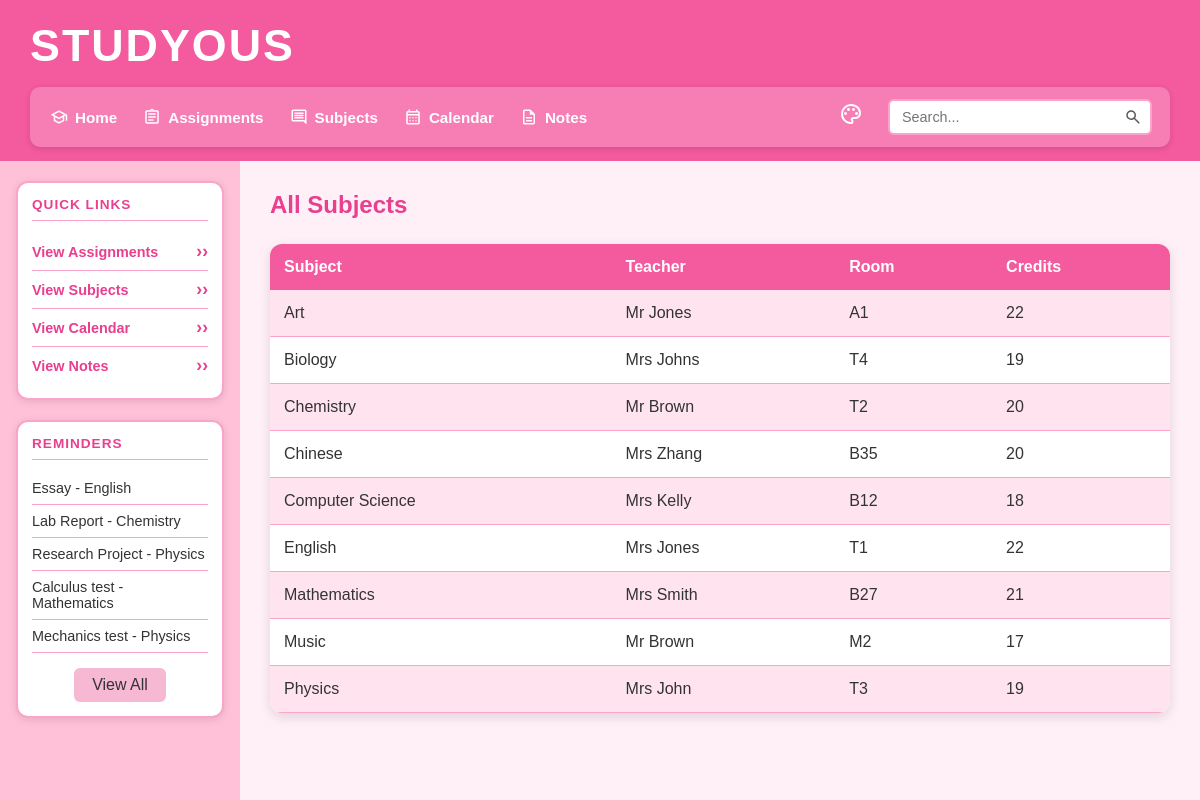
The page /subjects on the database as committed earlier.
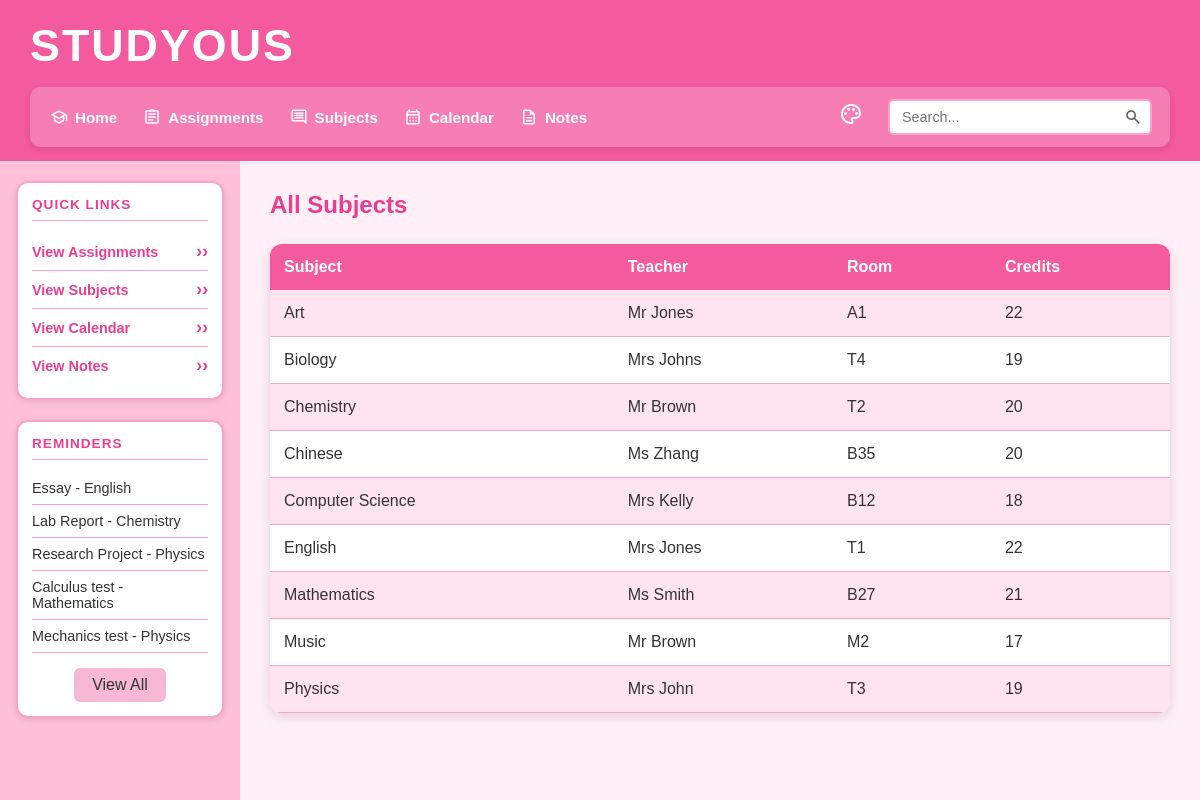
The same page on the database as committed later.
### tables this page shows
CREATE TABLE assignments (id INTEGER PRIMARY KEY AUTOINCREMENT, subject_id INTEGER REFERENCES subjects (id) NOT NULL, user_id INTEGER REFERENCES users (id) NOT NULL, assignment_name TEXT NOT NULL, due_date TEXT (19) NOT NULL, priority TEXT NOT NULL CHECK ((priority IN ('Low', 'Medium', 'High'))), status TEXT (25) DEFAULT ('Not Started'), notes TEXT, created_at TEXT (19));

CREATE TABLE subjects (id INTEGER PRIMARY KEY AUTOINCREMENT, subject_name TEXT NOT NULL UNIQUE, teacher_name TEXT NOT NULL, room TEXT, credits INTEGER CHECK ((credits > 0)));

### main.py (the view)
@app.route("/subjects")
def subjects():
    sort = request.args.get("sort", "subject_name")
    order = request.args.get("order", "asc")
    new_order = "desc" if order == "asc" else "asc"
    subject_list = get_subjects(sort, order)
    return render_template(
        "subjects.html", subjects=subject_list, order=new_order
    )

### main.py (called while the page is built)
def create_connection(db_file):
    try:
        connection = sqlite3.connect(db_file)
        return connection
    except Error as e:
        print(e)
    return None

def get_subjects(sort="subject_name", order="asc"):
    allowed_sorts = [
        "id",
        "subject_name",
        "teacher_name",
        "room",
        "credits",
    ]
    if sort not in allowed_sorts:
        sort = "subject_name"
    order = order.upper()
    if order not in ("ASC", "DESC"):
        order = "ASC"
    query = f"""
        SELECT id, subject_name, teacher_name, room, credits
        FROM subjects
        ORDER BY {sort} {order}
    """
    con = create_connection(DATABASE)
    cur = con.cursor()
    cur.execute(query)
    rows = cur.fetchall()
    con.close()
    return rows

def get_reminders():
    query = """
        SELECT assignments.id,
               assignments.assignment_name,
               subjects.subject_name,
               assignments.due_date,
               assignments.priority,
               assignments.status
        FROM assignments
        JOIN subjects
        ON assignments.subject_id = subjects.id
        WHERE assignments.status != 'Completed'
        ORDER BY assignments.due_date ASC
        LIMIT 5
    """
    con = create_connection(DATABASE)
    cur = con.cursor()
    cur.execute(query)
    rows = cur.fetchall()
    con.close()
    return rows

@app.context_processor
def inject_reminders():
    return {"reminders": get_reminders()}

### templates/subjects.html
{% extends "base.html" %}
{% block main %}
<h2 class="page-title">All Subjects</h2>
<table>
    <tr>
        <th>
            <a href="/subjects?sort=subject_name&order={{ order }}">
                Subject
            </a>
        </th>
        <th>
            <a href="/subjects?sort=teacher_name&order={{ order }}">
                Teacher
            </a>
        </th>
        <th>
            <a href="/subjects?sort=room&order={{ order }}">
                Room
            </a>
        </th>
        <th>
            <a href="/subjects?sort=credits&order={{ order }}">
                Credits
            </a>
        </th>
    </tr>
    {% for row in subjects %}
    <tr>
        <td>{{ row[1] }}</td>
        <td>{{ row[2] }}</td>
        <td>{{ row[3] }}</td>
        <td>{{ row[4] }}</td>
    </tr>
    {% else %}
    <tr>
        <td colspan="4">No subjects found.</td>
    </tr>
    {% endfor %}
</table>
{% endblock %}

### templates/base.html (shortened to what this page needs)
<!DOCTYPE html>
<html lang="en">
<head>
    <link type="text/css" rel="stylesheet" href="/static/css/style.css">
</head>
<body class="theme-{{ request.cookies.get('theme', 'pink') }}">
    <header class="top-header">
        <h1 class="site-title">Studyous</h1>
        <div class="header-row">
            <div class="nav-bar">
                <nav class="main-nav">
                    <ul>
                        <li>
                            <a href="/">
                                <img src="/static/images/home.svg"
                                     alt="Home"
                                     class="nav-icon">
                                Home
                            </a>
                        </li>
                        <li>
                            <a href="/assignments">
                                <img src="/static/images/assignments.svg"
                                     alt="Assignments"
                                     class="nav-icon">
                                Assignments
                            </a>
                        </li>
                        <li>
                            <a href="/subjects">
                                <img src="/static/images/subjects.svg"
                                     alt="Subjects"
                                     class="nav-icon">
                                Subjects
                            </a>
                        </li>
                        <li>
                            <a href="/calendar">
                                <img src="/static/images/calendar.svg"
                                     alt="Calendar"
                                     class="nav-icon">
                                Calendar
                            </a>
                        </li>
                        <li>
                            <a href="/notes">
                                <img src="/static/images/notes.svg"
                                     alt="Notes"
                                     class="nav-icon">
                                Notes
                            </a>
                        </li>
                    </ul>
                </nav>
                <div class="theme-menu">
                    <span class="theme-icon">
                    </span>
                </div>
                <form class="search-form" method="POST" action="/search">
                    <div class="search-box">
                        <input type="text"
                               name="search"
                               id="search"
                               placeholder="Search...">
                    </div>
                </form>
            </div>
        </div>
    </header>
    <div class="body-container">
        <aside class="sidebar">
            <section class="sidebar-box">
                <h2>Quick Links</h2>
                <ul class="quick-links">
                    <li>
                        <a href="/assignments">View Assignments</a>
                    </li>
                    <li>
                        <a href="/subjects">View Subjects</a>
                    </li>
                    <li>
                        <a href="/calendar">View Calendar</a>
                    </li>
                    <li>
                        <a href="/notes">View Notes</a>
                    </li>
                </ul>
            </section>
            <section class="sidebar-box">
                <h2>Reminders</h2>
                <ul class="reminders">
                    {% for reminder in reminders %}
                    <li>
                        <a href="/reminders?id={{ reminder[0] }}">
                            {{ reminder[1] }} - {{ reminder[2] }}
                        </a>
                    </li>
                    {% endfor %}
                    <a href="/reminders" class="view-all-button">
                        View All
                    </a>
                </ul>
            </section>
        </aside>
        <main>
            {% block main %}{% endblock %}
        </main>
    </div>
</body>
</html>

Rows that differ between the two databases and show on the page:
changed subjects "Chinese": teacher_name "Mrs Zhang" → "Ms Zhang"
changed subjects "Mathematics": teacher_name "Mrs Smith" → "Ms Smith"
